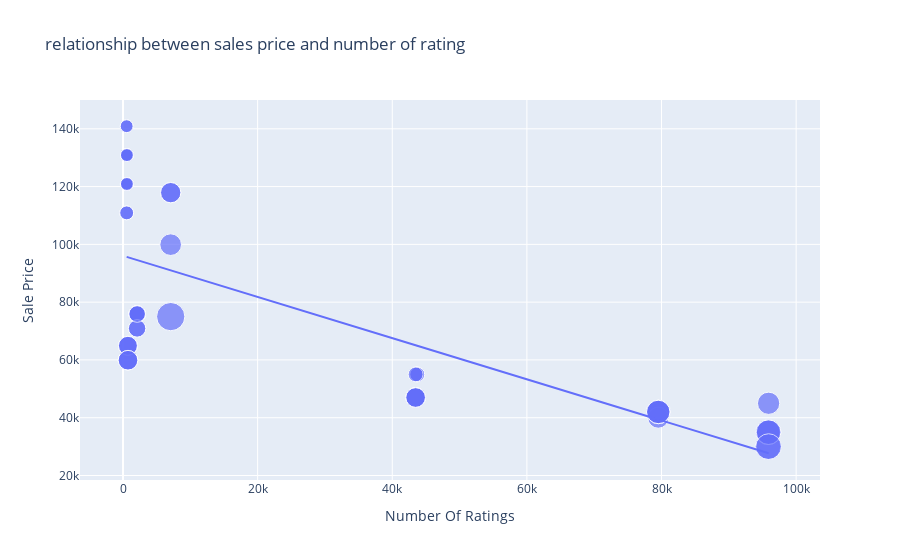

The cell this chart's notebook holds for it:
### Markdown cell above
# What is the relationship between sales price of iPhones and the number of ratings on Flipkart?

### Code cell
figure = px.scatter(data_frame = data, x ="Number Of Ratings", y = "Sale Price", size = "Discount Percentage", trendline = 'ols', title = "relationship between sales price and number of rating")

figure.show()

### Figure 1 — Plotly figure (JSON) as saved in the notebook; plotly's stock layout.template omitted (floating-point values rounded to 4 significant figures)
{"data": [{"hovertemplate": "Number Of Ratings=%{x}<br>Sale Price=%{y}<br>Discount Percentage=%{marker.size}<extra></extra>", "legendgroup": "", "marker": {"color": "#636efa", "size": [0, 0, 0, 0, 0, 0, 0, 0, 0, 20, 16, 20, 20, 20, 0, 0, 0, 0, 29, 15, 0, 15, 17, 18, 6, 6, 13, 6, 14, 10, 7, 6, 6, 13, 13, 10, 10, 6, 14, 6, 10, 6, 11, 11, 10, 14, 7, 6, 6, 6, 8, 8, 24, 22, 22, 22, 8, 24, 14, 14, 14, 14], "sizemode": "area", "sizeref": 0.0725, "symbol": "circle"}, "mode": "markers", "name": "", "orientation": "v", "showlegend": false, "type": "scatter", "x": [3431, 3431, 3431, 11202, 11202, 3431, 3431, 11202, 1454, 79512, 79512, 79582, 79512, 79512, 1078, 1078, 1078, 1078, 7088, 7088, 1078, 7088, 7081, 95909, 542, 580, 740, 545, 740, 2101, 545, 580, 580, 730, 730, 2101, 2101, 580, 740, 580, 2092, 545, 2101, 2092, 2101, 740, 545, 580, 580, 580, 43707, 43707, 95807, 95909, 95807, 95909, 43470, 95909, 43470, 43470, 43470, 43470], "xaxis": "x", "y": [49900, 84900, 84900, 77000, 77000, 49900, 49900, 77000, 89900, 41999, 39999, 41999, 41999, 41999, 131900, 117100, 131900, 117100, 74999, 117900, 117100, 117900, 99900, 44999, 140900, 130900, 64900, 120900, 59900, 75900, 110900, 130900, 120900, 64900, 64900, 75900, 75900, 120900, 59900, 120900, 75900, 140900, 70900, 70900, 75900, 59900, 110900, 120900, 130900, 130900, 54999, 54999, 29999, 34999, 34999, 34999, 54999, 29999, 46999, 46999, 46999, 46999], "yaxis": "y"}, {"hovertemplate": "<b>OLS trendline</b><br>Sale Price = -0.712783 * Number Of Ratings + 96054.8<br>R<sup>2</sup>=0.492139<br><br>Number Of Ratings=%{x}<br>Sale Price=%{y} <b>(trend)</b><extra></extra>", "legendgroup": "", "marker": {"color": "#636efa", "symbol": "circle"}, "mode": "lines", "name": "", "showlegend": false, "type": "scatter", "x": [542, 545, 545, 545, 545, 580, 580, 580, 580, 580, 580, 580, 580, 730, 730, 740, 740, 740, 740, 1078, 1078, 1078, 1078, 1078, 1454, 2092, 2092, 2101, 2101, 2101, 2101, 2101, 3431, 3431, 3431, 3431, 3431, 7081, 7088, 7088, 7088, 11202, 11202, 11202, 43470, 43470, 43470, 43470, 43470, 43707, 43707, 79512, 79512, 79512, 79512, 79582, 95807, 95807, 95909, 95909, 95909, 95909], "xaxis": "x", "y": [95670.0, 95670.0, 95670.0, 95670.0, 95670.0, 95640.0, 95640.0, 95640.0, 95640.0, 95640.0, 95640.0, 95640.0, 95640.0, 95530.0, 95530.0, 95530.0, 95530.0, 95530.0, 95530.0, 95290.0, 95290.0, 95290.0, 95290.0, 95290.0, 95020.0, 94560.0, 94560.0, 94560.0, 94560.0, 94560.0, 94560.0, 94560.0, 93610.0, 93610.0, 93610.0, 93610.0, 93610.0, 91010.0, 91000.0, 91000.0, 91000.0, 88070.0, 88070.0, 88070.0, 65070.0, 65070.0, 65070.0, 65070.0, 65070.0, 64900.0, 64900.0, 39380.0, 39380.0, 39380.0, 39380.0, 39330.0, 27770.0, 27770.0, 27690.0, 27690.0, 27690.0, 27690.0], "yaxis": "y"}], "layout": {"autosize": true, "legend": {"itemsizing": "constant", "tracegroupgap": 0}, "title": {"text": "relationship between sales price and number of rating"}, "xaxis": {"anchor": "y", "autorange": true, "domain": [0, 1], "range": [-7331.0, 104700.0], "title": {"text": "Number Of Ratings"}, "type": "linear"}, "yaxis": {"anchor": "x", "autorange": true, "domain": [0, 1], "range": [11530.0, 153700.0], "title": {"text": "Sale Price"}, "type": "linear"}}}
